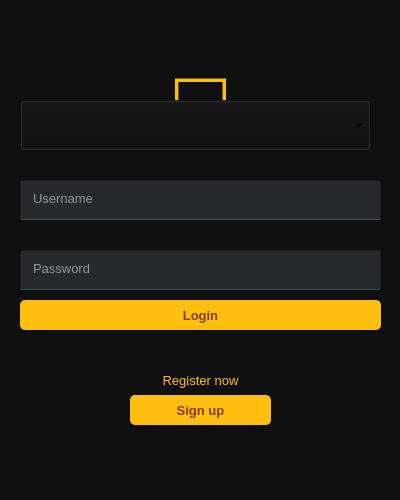
<?xml version="1.0" encoding="UTF-8"?>
<ui version="4.0">
 <class>Form</class>
 <widget class="QWidget" name="Form">
  <property name="geometry">
   <rect>
    <x>0</x>
    <y>0</y>
    <width>400</width>
    <height>500</height>
   </rect>
  </property>
  <property name="sizePolicy">
   <sizepolicy hsizetype="Expanding" vsizetype="Expanding">
    <horstretch>0</horstretch>
    <verstretch>0</verstretch>
   </sizepolicy>
  </property>
  <property name="minimumSize">
   <size>
    <width>400</width>
    <height>500</height>
   </size>
  </property>
  <property name="maximumSize">
   <size>
    <width>400</width>
    <height>500</height>
   </size>
  </property>
  <property name="windowTitle">
   <string>MyApp</string>
  </property>
  <property name="styleSheet">
   <string notr="true"/>
  </property>
  <widget class="QWidget" name="widget" native="true">
   <property name="enabled">
    <bool>true</bool>
   </property>
   <property name="geometry">
    <rect>
     <x>0</x>
     <y>0</y>
     <width>400</width>
     <height>500</height>
    </rect>
   </property>
   <property name="sizePolicy">
    <sizepolicy hsizetype="Expanding" vsizetype="Expanding">
     <horstretch>0</horstretch>
     <verstretch>0</verstretch>
    </sizepolicy>
   </property>
   <property name="minimumSize">
    <size>
     <width>400</width>
     <height>500</height>
    </size>
   </property>
   <property name="maximumSize">
    <size>
     <width>400</width>
     <height>500</height>
    </size>
   </property>
   <property name="styleSheet">
    <string notr="true">background-color:rgba(16, 16, 16, 255);</string>
   </property>
   <widget class="QLineEdit" name="tb1">
    <property name="geometry">
     <rect>
      <x>20</x>
      <y>180</y>
      <width>361</width>
      <height>40</height>
     </rect>
    </property>
    <property name="font">
     <font>
      <pointsize>10</pointsize>
     </font>
    </property>
    <property name="styleSheet">
     <string notr="true">background-color:rgba(47, 49, 52, 200);
color:rgb(255, 255, 255);
border-radius:2px;
padding-left:10px;
border:1px solid rgba(0,0,0,0);
border-bottom-color:rgba(48,82,101,255);
padding-bottom:3px;</string>
    </property>
    <property name="placeholderText">
     <string>Username</string>
    </property>
   </widget>
   <widget class="QLineEdit" name="tb2">
    <property name="geometry">
     <rect>
      <x>20</x>
      <y>250</y>
      <width>361</width>
      <height>40</height>
     </rect>
    </property>
    <property name="font">
     <font>
      <pointsize>10</pointsize>
     </font>
    </property>
    <property name="styleSheet">
     <string notr="true">background-color:rgba(47, 49, 52, 200);
color:rgb(255, 255, 255);
border-radius:2px;
padding-left:10px;
border:1px solid rgba(0,0,0,0);
border-bottom-color:rgba(48,82,101,255);
padding-bottom:3px;</string>
    </property>
    <property name="echoMode">
     <enum>QLineEdit::Password</enum>
    </property>
    <property name="placeholderText">
     <string>Password</string>
    </property>
   </widget>
   <widget class="QPushButton" name="b1">
    <property name="geometry">
     <rect>
      <x>20</x>
      <y>300</y>
      <width>361</width>
      <height>30</height>
     </rect>
    </property>
    <property name="font">
     <font>
      <pointsize>10</pointsize>
      <weight>75</weight>
      <bold>true</bold>
     </font>
    </property>
    <property name="styleSheet">
     <string notr="true">QPushButton#b1{
background-color:rgba(255, 191, 16, 255);
color:rgb(135, 60, 0);
border-radius:5px;
}

QPushButton#b1:pressed{
background-color:rgba(255, 255, 16, 255);
}</string>
    </property>
    <property name="text">
     <string>Login</string>
    </property>
   </widget>
   <widget class="QLabel" name="label">
    <property name="geometry">
     <rect>
      <x>150</x>
      <y>50</y>
      <width>101</width>
      <height>120</height>
     </rect>
    </property>
    <property name="font">
     <font>
      <pointsize>70</pointsize>
     </font>
    </property>
    <property name="styleSheet">
     <string notr="true">color:rgb(255, 191, 16)</string>
    </property>
    <property name="text">
     <string></string>
    </property>
    <property name="alignment">
     <set>Qt::AlignCenter</set>
    </property>
   </widget>
   <widget class="QPushButton" name="b2">
    <property name="geometry">
     <rect>
      <x>130</x>
      <y>395</y>
      <width>141</width>
      <height>30</height>
     </rect>
    </property>
    <property name="font">
     <font>
      <pointsize>10</pointsize>
      <weight>75</weight>
      <bold>true</bold>
     </font>
    </property>
    <property name="styleSheet">
     <string notr="true">QPushButton#b2{
background-color:rgba(255, 191, 16, 255);
color:rgb(135, 60, 0);
border-radius:5px;
}

QPushButton#b2:pressed{
background-color:rgba(255, 255, 16, 255);
}</string>
    </property>
    <property name="text">
     <string>Sign up</string>
    </property>
   </widget>
   <widget class="QLabel" name="label_2">
    <property name="geometry">
     <rect>
      <x>130</x>
      <y>370</y>
      <width>141</width>
      <height>20</height>
     </rect>
    </property>
    <property name="font">
     <font>
      <pointsize>10</pointsize>
     </font>
    </property>
    <property name="styleSheet">
     <string notr="true">color:rgb(255,191,16)</string>
    </property>
    <property name="text">
     <string>Register now</string>
    </property>
    <property name="alignment">
     <set>Qt::AlignCenter</set>
    </property>
   </widget>
   <widget class="QComboBox" name="comboBox">
    <property name="geometry">
     <rect>
      <x>20</x>
      <y>100</y>
      <width>351</width>
      <height>51</height>
     </rect>
    </property>
    <property name="sizePolicy">
     <sizepolicy hsizetype="Preferred" vsizetype="Preferred">
      <horstretch>0</horstretch>
      <verstretch>0</verstretch>
     </sizepolicy>
    </property>
   </widget>
  </widget>
 </widget>
 <resources/>
 <connections/>
</ui>
